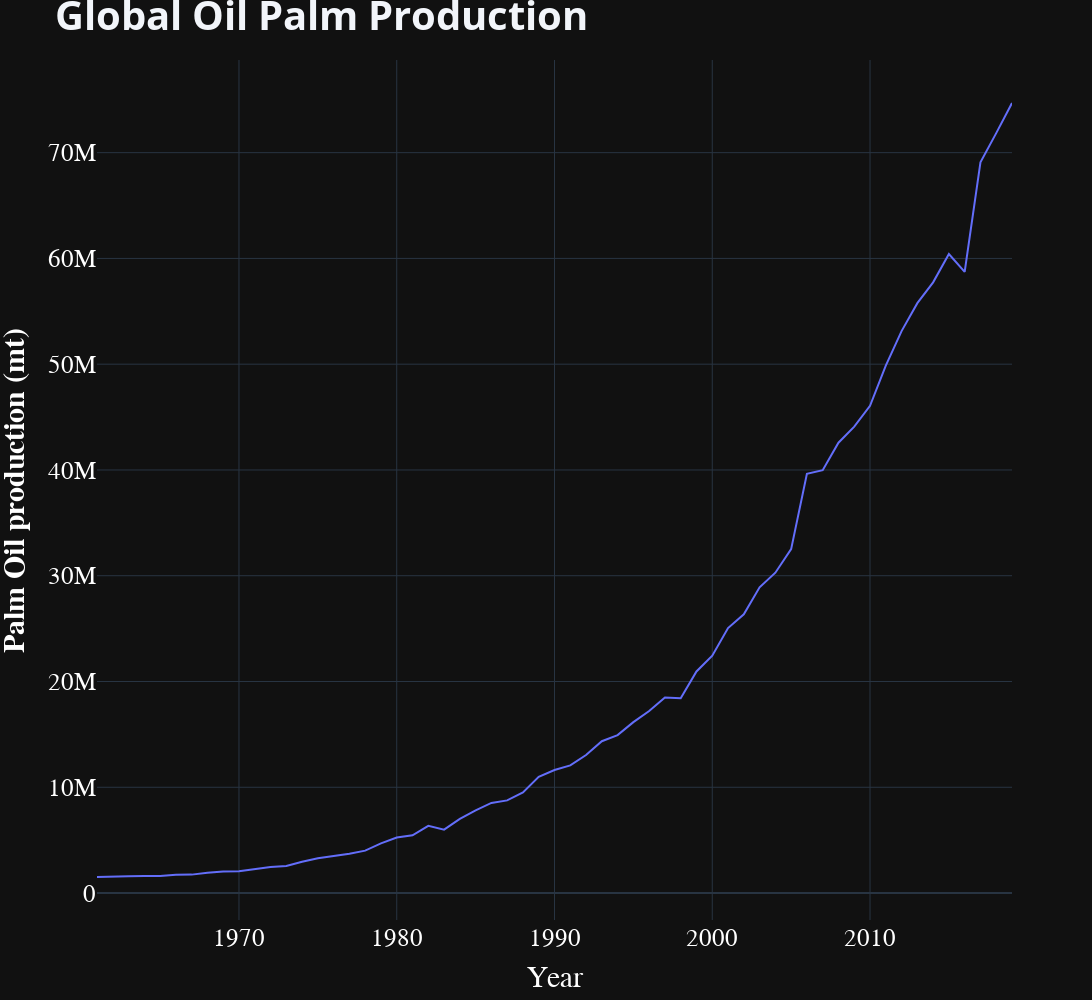

The code cell stored with this chart in its notebook:
### Markdown cell above
# Palm Oil market volumes

### Code cell
palm_oil_production = veg_oil_production[["Year", "palm"]]  # new df

palm_oil_prodn_fig = px.line(
    palm_oil_production,
    x="Year",
    y="palm"
)

palm_oil_prodn_fig.update_layout(
    title_text="<b>Global Oil Palm Production<b>",
    title_font_size=40,
    legend_font_size=20,
    width=1400,
    height=1000
)

palm_oil_prodn_fig.update_xaxes(
    title_text="Year",
    title_font=dict(size=30, family='Verdana', color='white'),
    tickfont=dict(family='Calibri', color='white', size=25)
)

palm_oil_prodn_fig.update_yaxes(
    title_text="<b>Palm Oil production (mt)</b>",
    title_font=dict(size=30, family='Verdana', color='white'),
    tickfont=dict(family='Calibri', color='white', size=25))

palm_oil_prodn_fig.show()

### Figure 1 — Plotly figure (JSON) as saved in the notebook; plotly's stock layout.template omitted (floating-point values rounded to 4 significant figures)
{"data": [{"hovertemplate": "Year=%{x}<br>palm=%{y}<extra></extra>", "legendgroup": "", "line": {"color": "#636efa", "dash": "solid"}, "marker": {"symbol": "circle"}, "mode": "lines", "name": "", "orientation": "v", "showlegend": false, "x": [1961, 1962, 1963, 1964, 1965, 1966, 1967, 1968, 1969, 1970, 1971, 1972, 1973, 1974, 1975, 1976, 1977, 1978, 1979, 1980, 1981, 1982, 1983, 1984, 1985, 1986, 1987, 1988, 1989, 1990, 1991, 1992, 1993, 1994, 1995, 1996, 1997, 1998, 1999, 2000, 2001, 2002, 2003, 2004, 2005, 2006, 2007, 2008, 2009, 2010, 2011, 2012, 2013, 2014, 2015, 2016, 2017, 2018, 2019], "xaxis": "x", "y": [1519000.0, 1516000.0, 1575000.0, 1610000.0, 1616000.0, 1726000.0, 1741000.0, 1912000.0, 2042000.0, 2049000.0, 2287000.0, 2457000.0, 2564000.0, 2966000.0, 3287000.0, 3486000.0, 3722000.0, 4009000.0, 4700000.0, 5243000.0, 5460000.0, 6354000.0, 5995000.0, 7007000.0, 7825000.0, 8516000.0, 8760000.0, 9506000.0, 10990000.0, 11630000.0, 12060000.0, 13050000.0, 14360000.0, 14930000.0, 16160000.0, 17210000.0, 18490000.0, 18420000.0, 20950000.0, 22440000.0, 25050000.0, 26360000.0, 28900000.0, 30290000.0, 32520000.0, 39640000.0, 39980000.0, 42580000.0, 44100000.0, 46070000.0, 49860000.0, 53130000.0, 55770000.0, 57740000.0, 60410000.0, 58730000.0, 69090000.0, 71850000.0, 74700000.0], "yaxis": "y", "type": "scatter"}], "layout": {"xaxis": {"anchor": "y", "domain": [0.0, 1.0], "title": {"text": "Year", "font": {"size": 30, "family": "Verdana", "color": "white"}}, "tickfont": {"family": "Calibri", "color": "white", "size": 25}}, "yaxis": {"anchor": "x", "domain": [0.0, 1.0], "title": {"text": "<b>Palm Oil production (mt)</b>", "font": {"size": 30, "family": "Verdana", "color": "white"}}, "tickfont": {"family": "Calibri", "color": "white", "size": 25}}, "legend": {"tracegroupgap": 0, "font": {"size": 20}}, "margin": {"t": 60}, "title": {"font": {"size": 40}, "text": "<b>Global Oil Palm Production<b>"}, "width": 1400, "height": 1000}}
